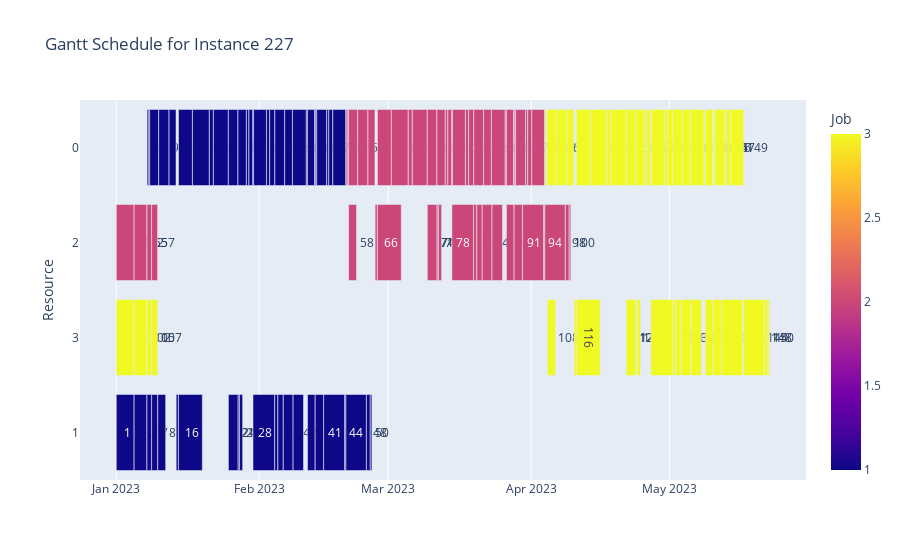

Notebook code for this chart:
### Code cell
solutions_filepath = "../data/solutions/MMTSP-SAC/"
instances_path = "../data/input/HRTInstances"
instance_number = 227

instance = read_input_files.read_file(
    os.path.join(instances_path, f"Instance_{instance_number}.txt")
)

df = read_solutions_files.get_solution_from_instance(
    solutions_filepath, instances_path, instance_number
)
gantt.plot_gantt_chart(df, instance_number)

### Figure 1 — Plotly figure (JSON) as saved in the notebook; plotly's stock layout.template omitted (floating-point values rounded to 4 significant figures; data arrays with more than 128 entries replaced by an {"elided": "..."} marker saying what was removed)
{"data": [{"alignmentgroup": "True", "base": {"elided": "150 str values"}, "customdata": {"elided": "150x1 int values"}, "hovertemplate": "Start=%{base}<br>Finish=%{x}<br>Resource=%{y}<br>Task=%{customdata[0]}<br>Job=%{marker.color}<extra></extra>", "legendgroup": "", "marker": {"color": {"elided": "150 int values"}, "coloraxis": "coloraxis", "pattern": {"shape": ""}}, "name": "", "offsetgroup": "", "orientation": "h", "showlegend": false, "text": {"elided": "150 int values"}, "textposition": "auto", "type": "bar", "x": {"elided": "150 int values"}, "xaxis": "x", "y": {"elided": "150 str values"}, "yaxis": "y"}], "layout": {"barmode": "overlay", "coloraxis": {"colorbar": {"title": {"text": "Job"}}, "colorscale": [[0, "#0d0887"], [0.1111, "#46039f"], [0.2222, "#7201a8"], [0.3333, "#9c179e"], [0.4444, "#bd3786"], [0.5556, "#d8576b"], [0.6667, "#ed7953"], [0.7778, "#fb9f3a"], [0.8889, "#fdca26"], [1, "#f0f921"]]}, "legend": {"tracegroupgap": 0}, "title": {"text": "Gantt Schedule for Instance 227"}, "xaxis": {"anchor": "y", "domain": [0, 1], "type": "date"}, "yaxis": {"anchor": "x", "autorange": "reversed", "domain": [0, 1], "title": {"text": "Resource"}}}}
